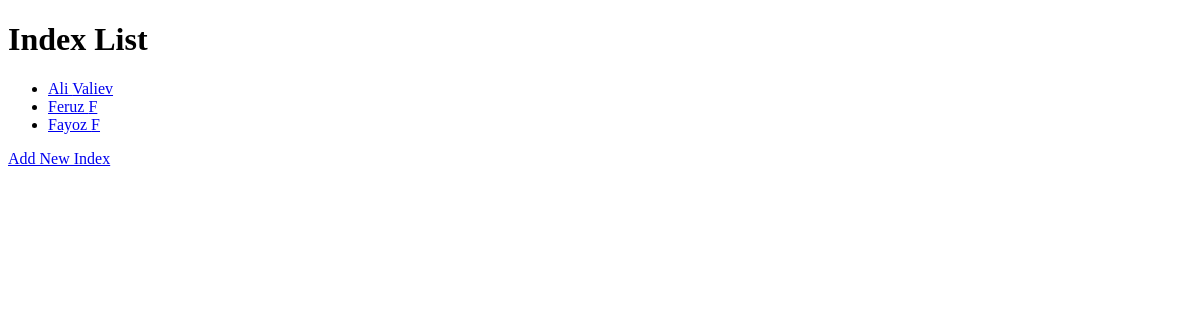
/, run on an earlier commit of the app's database.
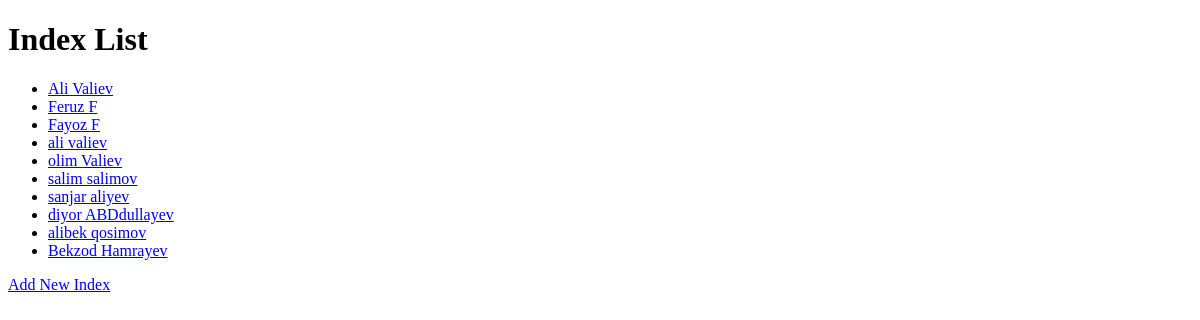
And on a later commit of the database.
### app/models.py (models this page shows, shortened)
class Index(models.Model):
    first_name = models.CharField(max_length=100)
    last_name = models.CharField(max_length=100)
    phone_number = models.IntegerField(max_length=13)
    photos = models.ImageField(upload_to='media/', blank=True, null=True)

### app/views.py (the view)
# urls.py: path('', index_list, name='index_list'),
def index_list(request):
    index = Index.objects.all()
    context = {
        'index': index
    }
    return render(request, 'index_list.html', context)

### templates/index_list.html (shortened to what this page needs)
<!DOCTYPE html>
<html>
<head>
</head>
<body>
    <h1>Index List</h1>
    <ul>
        {% for index in index %}
            <li><a href="{% url 'index_detail' index.pk %}">{{ index.first_name }} {{ index.last_name }}</a></li>
        {% endfor %}
    </ul>
    <a href="{% url 'index_create' %}">Add New Index</a>
</body>
</html>

What changed in the data, as far as the page shows it:
added Index: first_name "ali", last_name "valiev"
added Index: first_name "olim", last_name "Valiev"
added Index: first_name "salim", last_name "salimov"
added Index: first_name "sanjar", last_name "aliyev"
added Index: first_name "diyor", last_name "ABDdullayev"
added Index: first_name "alibek", last_name "qosimov"
added Index: first_name "Bekzod", last_name "Hamrayev"
